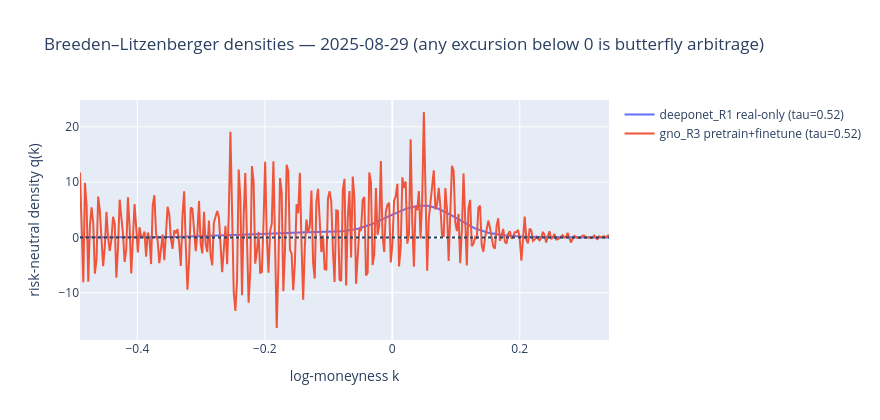

Here is the notebook cell this chart was saved with:
### Markdown cell above
## C. Risk-neutral densities (Breeden–Litzenberger) — butterfly in probability units

$q(k) = g(k)\,\varphi(d_2)/\sqrt{w}$ with $d_2 = -k/\sqrt{w} - \sqrt{w}/2$: **positivity ⇔
butterfly**, so negative mass is the violation in the units a risk manager reads. Also
checked: $\int q\,dk \approx 1$ and $\int e^k q\,dk \approx 1$ (deviations on the truncated
export domain are reported as truncation, not error).

### Code cell
def bl_density(pack, tau):
    kg = pack.k
    w = pack.w(kg, np.full_like(kg, tau))
    g = pack.g(kg, np.full_like(kg, tau))
    sw = np.sqrt(w)
    d2 = -kg / sw - sw / 2
    q = g * _phi(d2) / sw
    return kg, q


rows_C = []
for date in DATES:
    day_packs = {m: p for (m, d), p in packs.items() if d == date and not m.endswith("lam0")}
    for m, pack in sorted(day_packs.items()):
        for tau in np.quantile(pack.t, [0.15, 0.5, 0.9]):
            kg, q = bl_density(pack, float(tau))
            dk = kg[1] - kg[0]
            rows_C.append(dict(model=m, date=date, tau=float(tau),
                               neg_mass_pct=float(100 * np.sum(np.abs(q[q < 0])) * dk),
                               total_mass=float(np.sum(q) * dk),
                               martingale=float(np.sum(np.exp(kg) * q) * dk),
                               min_q=float(q.min())))
if rows_C:
    dfC = pl.DataFrame(rows_C)
    dfC.write_parquet(OUT_DIR / "nb05_densities.parquet")
    print(dfC)

if DATES:
    d = DATES[-1]
    fig = go.Figure()
    for m, pack in sorted({m: p for (m, dd), p in packs.items()
                           if dd == d and not m.endswith("lam0")}.items()):
        tau = float(np.quantile(pack.t, 0.5))
        kg, q = bl_density(pack, tau)
        fig.add_trace(go.Scatter(x=kg, y=q, name=f"{m} (tau={tau:.2f})"))
    fig.add_hline(y=0, line_dash="dot")
    fig.update_layout(width=880, height=420, xaxis_title="log-moneyness k",
                      yaxis_title="risk-neutral density q(k)",
                      title=f"Breeden–Litzenberger densities — {d} "
                            f"(any excursion below 0 is butterfly arbitrage)")
    fig.show()

### Figure 1 — Plotly figure (JSON) as saved in the notebook; plotly's stock layout.template omitted (floating-point values rounded to 4 significant figures; data arrays with more than 128 entries replaced by an {"elided": "..."} marker saying what was removed)
{"data": [{"name": "deeponet_R1 real-only (tau=0.52)", "type": "scatter", "x": {"elided": "321 float values"}, "y": {"elided": "321 float values"}}, {"name": "gno_R3 pretrain+finetune (tau=0.52)", "type": "scatter", "x": {"elided": "321 float values"}, "y": {"elided": "321 float values"}}], "layout": {"height": 420, "shapes": [{"line": {"dash": "dot"}, "type": "line", "x0": 0, "x1": 1, "xref": "x domain", "y0": 0, "y1": 0, "yref": "y"}], "title": {"text": "Breeden–Litzenberger densities — 2025-08-29 (any excursion below 0 is butterfly arbitrage)"}, "width": 880, "xaxis": {"title": {"text": "log-moneyness k"}}, "yaxis": {"title": {"text": "risk-neutral density q(k)"}}}}
